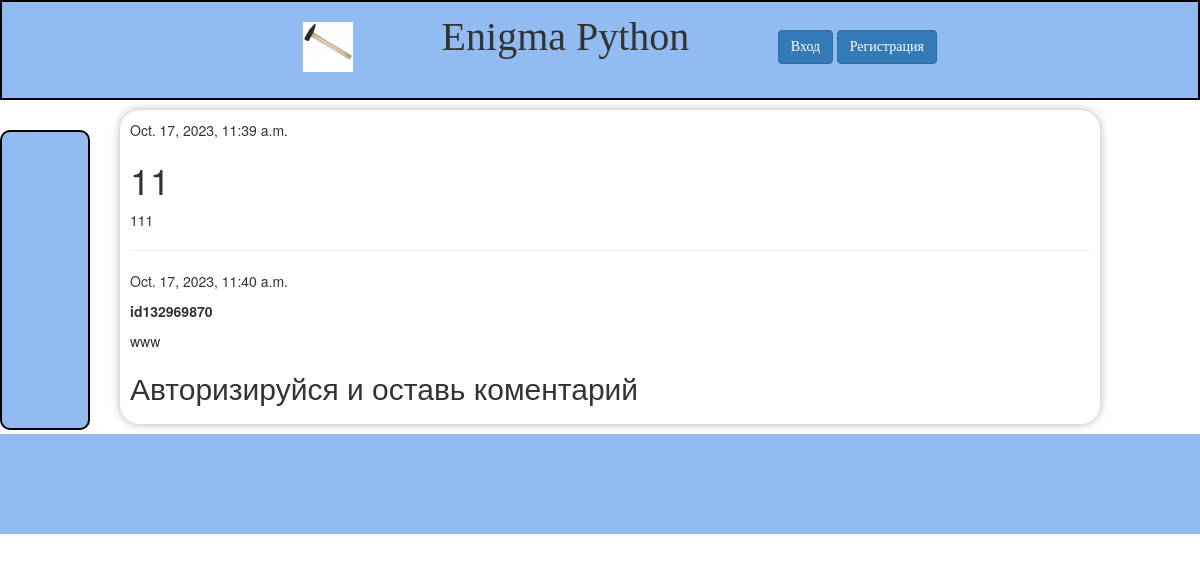
Screenshot of /post/9/ with the database file from the repository.
### coolsite/models.py (models this page shows, shortened)
class Post(models.Model):
    AUTHOR_CHOICES = (
        ('ML', 'Machine Learning'),
        ('Web', 'Web Development'),
        ('Syntax', 'Programming Syntax'),
        ('Book', 'Book Reviews'),
    )
    author = models.ForeignKey(settings.AUTH_USER_MODEL, on_delete=models.CASCADE)
    choice = models.CharField(max_length=10, choices=AUTHOR_CHOICES, default='Syntax')
    title = models.CharField(max_length=200)
    text = models.TextField()
    img = models.ImageField(upload_to='images/', default='default_image.jpg')
    created_date = models.DateTimeField(default=timezone.now)
    published_date = models.DateTimeField(blank=True, null=True)

class Comment(models.Model):
    post = models.ForeignKey('Post', on_delete=models.CASCADE, related_name='comments')
    author = models.ForeignKey(settings.AUTH_USER_MODEL, on_delete=models.CASCADE)
    text = models.TextField()
    created_date = models.DateTimeField(default=timezone.now)

### coolsite/views.py (the view, shortened to what this page needs)
# urls.py: path('post/<int:pk>/', views.post_detail, name='post_detail'),
def post_detail(request, pk):
    post = get_object_or_404(Post, pk=pk)
    comments = Comment.objects.filter(post=post)
    form = CommentForm()
    return render(request, 'blog/post_detail.html', {'post': post, 'comments': comments, 'form': form})

### coolsite/templates/blog/post_detail.html (shortened to what this page needs)
{% extends "base.html" %}
{% block content %}
    <div class="post">
        {% if post.published_date %}
            <div class="date">
                {{ post.published_date }}
            </div>
        {% endif %}
        <h1>{{ post.title }}</h1>
        <p>{{ post.text|linebreaksbr }}</p>
    </div>
    <hr>
    {% for comment in post.comments.all %}
        <div>
            <p>{{ comment.created_date }}</p>
            <strong>{{ comment.author }}</strong>
            <p>{{ comment.text|linebreaks }}</p>
        </div>
    {% empty %}
        <p>Нет коментариев</p>
    {% endfor %}
    {% if user.is_authenticated %}
    <h2>Оставить комментарий</h2>
    <form method="post">
        {% csrf_token %}
        {{ form.as_p }}
        <button type="submit">Отправить</button>
    </form>
    {% else %}
    <h2>Авторизируйся и оставь коментарий</h2>
    {% endif %}
{% endblock %}

### coolsite/static/css/coolsite.css (style rules this page uses)
body { height: 100%; margin: 0; }

### rows the page displays
Post: published_date "Oct. 17, 2023, 11:39 a.m.", title "11", text "111"
Comment: created_date "Oct. 17, 2023, 11:40 a.m.", author "id132969870", text "www"
